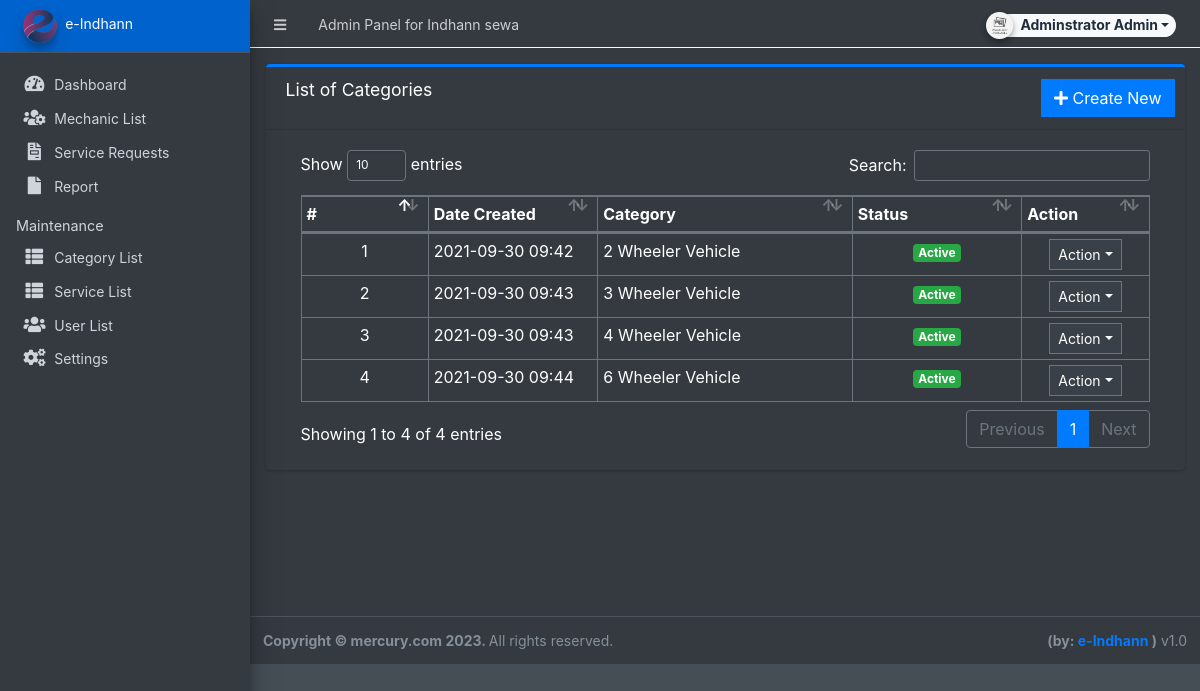
The app's page /admin/?page=maintenance/category (signed in) with its own data.
### tables this page shows
CREATE TABLE `categories` (
  `id` int(30) NOT NULL,
  `category` varchar(250) NOT NULL,
  `status` tinyint(1) NOT NULL DEFAULT 1,
  `date_created` datetime NOT NULL DEFAULT current_timestamp()
);

### admin/maintenance/category.php (the view, shortened to what this page needs)
<div class="card card-outline card-primary">
	<div class="card-header">
		<h3 class="card-title">List of Categories</h3>
		<div class="card-tools">
			<a href="?page=maintenance/manage_category" class="btn btn-flat btn-primary"><span class="fas fa-plus"></span>  Create New</a>
		</div>
	</div>
	<div class="card-body">
		<div class="container-fluid">
        <div class="container-fluid">
			<table class="table table-bordered table-stripped">
				<colgroup>
					<col width="15%">
					<col width="20%">
					<col width="30%">
					<col width="20%">
					<col width="15%">
				</colgroup>
				<thead>
					<tr>
						<th>#</th>
						<th>Date Created</th>
						<th>Category</th>
						<th>Status</th>
						<th>Action</th>
					</tr>
				</thead>
				<tbody>
					<?php
					$i = 1;
						$qry = $conn->query("SELECT * from `categories` order by category asc ");
						while($row = $qry->fetch_assoc()):
					?>
						<tr>
							<td class="text-center"><?php echo $i++; ?></td>
							<td><?php echo date("Y-m-d H:i",strtotime($row['date_created'])) ?></td>
							<td><?php echo $row['category'] ?></td>
							<td class="text-center">
                                <?php if($row['status'] == 1): ?>
                                    <span class="badge badge-success">Active</span>
                                <?php else: ?>
                                    <span class="badge badge-danger">Inactive</span>
                                <?php endif; ?>
                            </td>
							<td align="center">
								 <button type="button" class="btn btn-flat btn-default btn-sm dropdown-toggle dropdown-icon" data-toggle="dropdown">
				                  		Action
				                  </button>
							</td>
						</tr>
					<?php endwhile; ?>
				</tbody>
			</table>
		</div>
		</div>
	</div>
</div>

### records on screen
categories: date_created "2021-09-30 09:42", category "2 Wheeler Vehicle", status "Active"
categories: date_created "2021-09-30 09:43", category "3 Wheeler Vehicle", status "Active"
categories: date_created "2021-09-30 09:43", category "4 Wheeler Vehicle", status "Active"
categories: date_created "2021-09-30 09:44", category "6 Wheeler Vehicle", status "Active"

### other values on screen
$_settings->userdata('firstname').' '.$_settings->userdata('lastname') "Adminstrator Admin"
